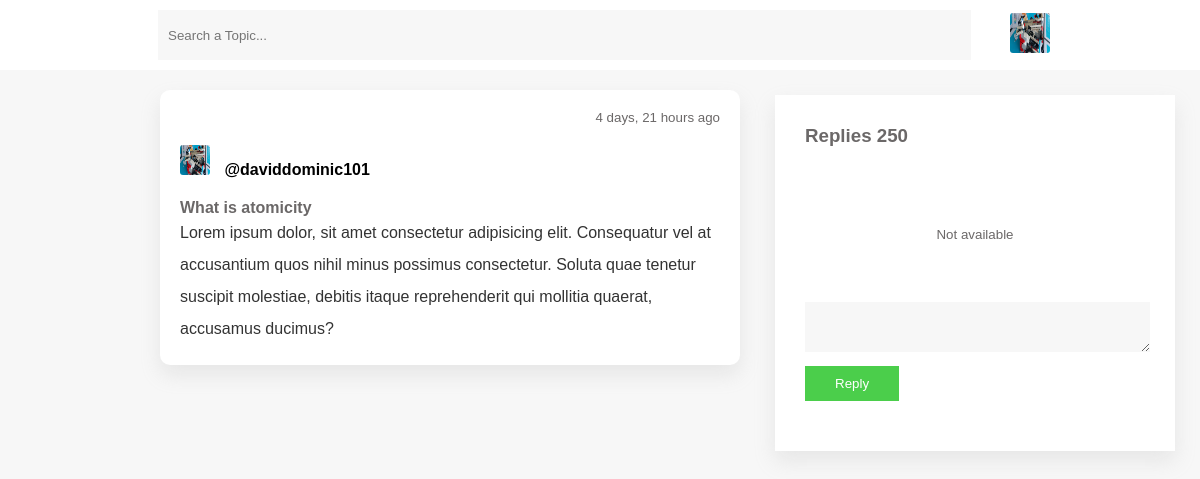
Page /thread/2 (signed in) on the committed database.
### base/models.py (models this page shows, shortened)
class Post(models.Model):
    author = models.ForeignKey(User, on_delete=models.CASCADE)
    title = models.CharField(max_length=200)
    body = models.TextField(blank=True)
    created_at = models.DateTimeField(auto_now_add= True)

### base/views.py (the view)
# urls.py: path('thread/<id>', views.thread, name="thread"),
def thread(request, id):
    post = get_object_or_404(Post, pk=id)
    replies = post.reply_set.all()
    context={'post':post, 'replies':replies}
    return render(request, 'forum-thread.html', context)

### templates/forum-thread.html (shortened to what this page needs)
{% load static %}
<!DOCTYPE html>
<html lang="en">
  <head>
    <link rel="stylesheet" href="{% static 'style.css' %}" />
  </head>
  <body>
    <header>
      <input type="text" class="search" placeholder="Search a Topic..." />
      {% if request.user.is_authenticated %}
      <a href="">
        <img src="../static/image/user.jpg" alt="" width="40px" height="40px" />
      </a>
      {% else %}
      <a href="./login.html">
        <button>Login</button>
      </a>
      {% endif %}
    </header>
    <main>
      <div></div>
      <div class="post-cards">
        <div class="card">
          <div class="post">
            <div class="post-body">
              <div class="time-reply">
                <small>{{post.created_at|timesince}} ago</small>
              </div>
              <div class="user-profile">
                <img
                  src="../static/image/user.jpg"
                  alt=""
                  width="30px"
                  height="30px"
                />
                <strong>@{{post.author.username}}</strong>
              </div>
              <h4>{{post.title}}</h4>
              <p>
                <a href="">{{post.body}} </a>
              </p>
            </div>
          </div>
        </div>
      </div>
      <div class="end-col">
        <h3>Replies 250</h3>
        {% for reply in replies%}
        <li style="list-style: none; padding:0 20px; margin-top: 10px">
          <div class="time-reply" style="padding:20px 0;">
            <small>
              <a href="">@{{reply.author.username}}</a>
            </small>
            <small> {{reply.created_at|timesince}} ago </small>
          </div>
          <p>{{reply.message}}</p>
        </li>
        {% empty %}
        <div class="null">
          <small>Not available</small>
        </div>
        {% endfor %}
        <div class="reply-form">
          <form action="">
            <textarea name="" id=""></textarea>
            <button>Reply</button>
          </form>
        </div>
      </div>
    </main>
  </body>
</html>

### static/style.css (style rules this page uses)
* { margin: 0; padding: 0; }
body { font-family: sans-serif; background-color: #f7f7f7; }
main { display: grid; grid-template-columns: 1fr 4fr 3fr; font-family: unset; color: #6b6868; }
.card { display: flex; align-items: center; margin: 20px 10px 20px 10px; }
.card img { border-radius: 3px; margin-right: 10px; }
.post-body { padding: 20px 20px 20px 20px; border-radius: 10px; box-shadow: 0 10px 20px #a5a4a433; background-color: white; }
.post-body p { line-height: 2; }
.card .post a { text-decoration: none; color: #333333; }
header { width: auto; background-color: white; display: flex; justify-content: space-between; align-items: center; padding: 0px 150px 10px 158px; }
header img { border-radius: 3px; margin-top: 10px; }
header .search { border: none; background-color: #f7f7f7; padding-left: 10px; border-radius: 0px; width: 90%; height: 50px; color: #333333; margin-top: 10px; }
.time-reply { display: flex; justify-content: space-between; align-items: baseline; }
.add-card input, .textarea, button { border: none; background-color: #f7f7f7; padding: 20px; margin-bottom: 20px; border-radius: 30px; }
.end-col { padding: 30px; box-shadow: 0 10px 20px #a5a4a433; margin: 25px; background-color: white; height: fit-content; }
.end-col .null { display: flex; justify-content: center; align-items: center; margin-top: 80px; }
.reply-form textarea { width: 100%; border-radius: 0; background-color: #f7f7f7; border: none; padding: 10px; }
.reply-form button { width: auto; border-radius: 0; background-color: rgb(75, 206, 75); border: none; padding: 10px 30px 10px 30px; margin-top: 10px; color: white; }
.reply-form { margin-top: 60px; margin-right: 15px; }
.user-profile { color: black; margin-top: 20px; margin-bottom: 20px; font-size: 16px !important; }

### rows in the picture
Post: created_at "4 days, 21 hours", author.username "daviddominic101", title "What is atomicity", body "Lorem ipsum dolor, sit amet consectetur adipisicing elit. Consequatur vel at accusantium quos nihil minus possimus consectetur. Soluta quae tenetur suscipit molestiae, debitis itaque reprehenderit qui mollitia quaerat, accusamus ducimus?"
